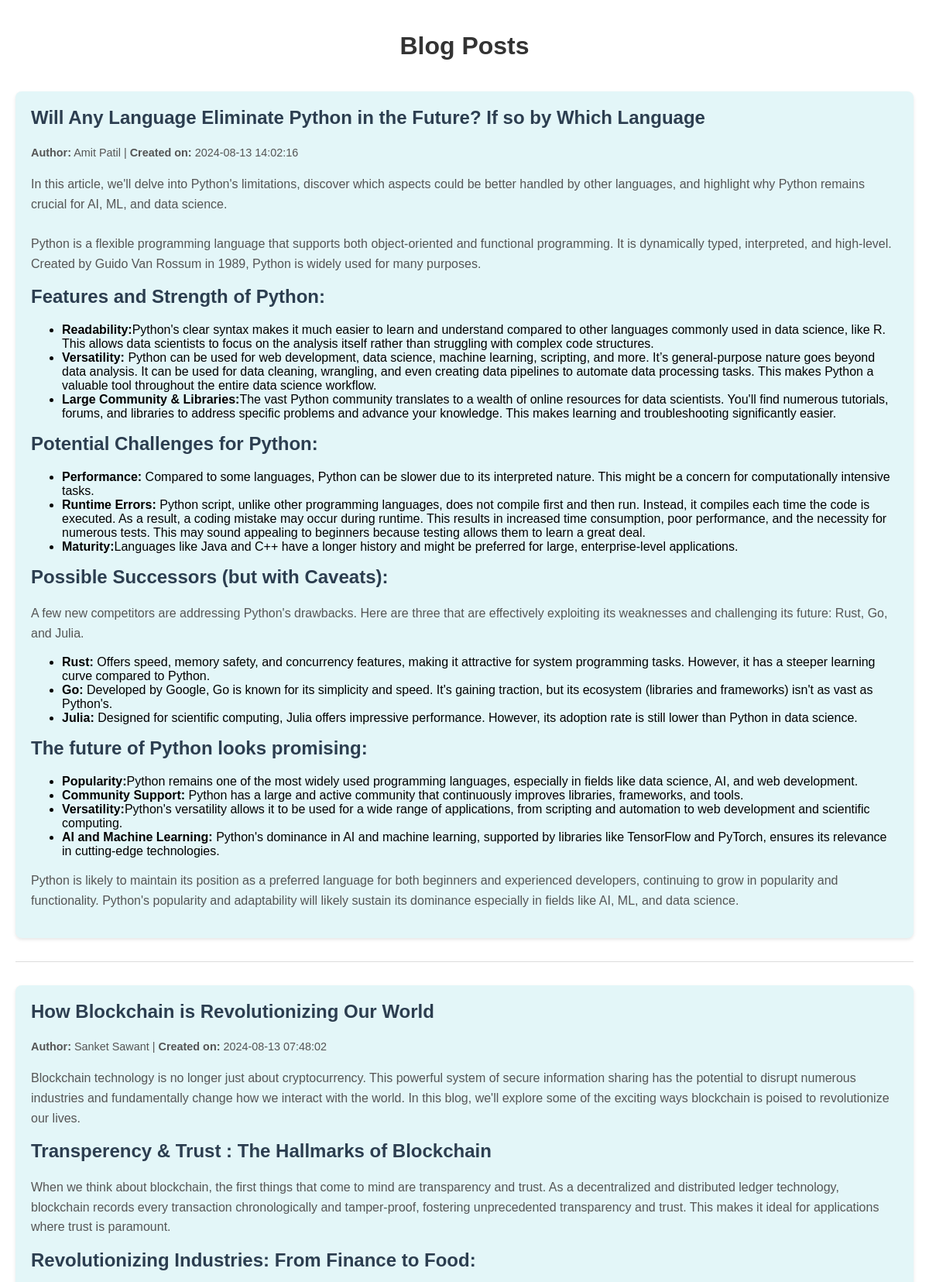
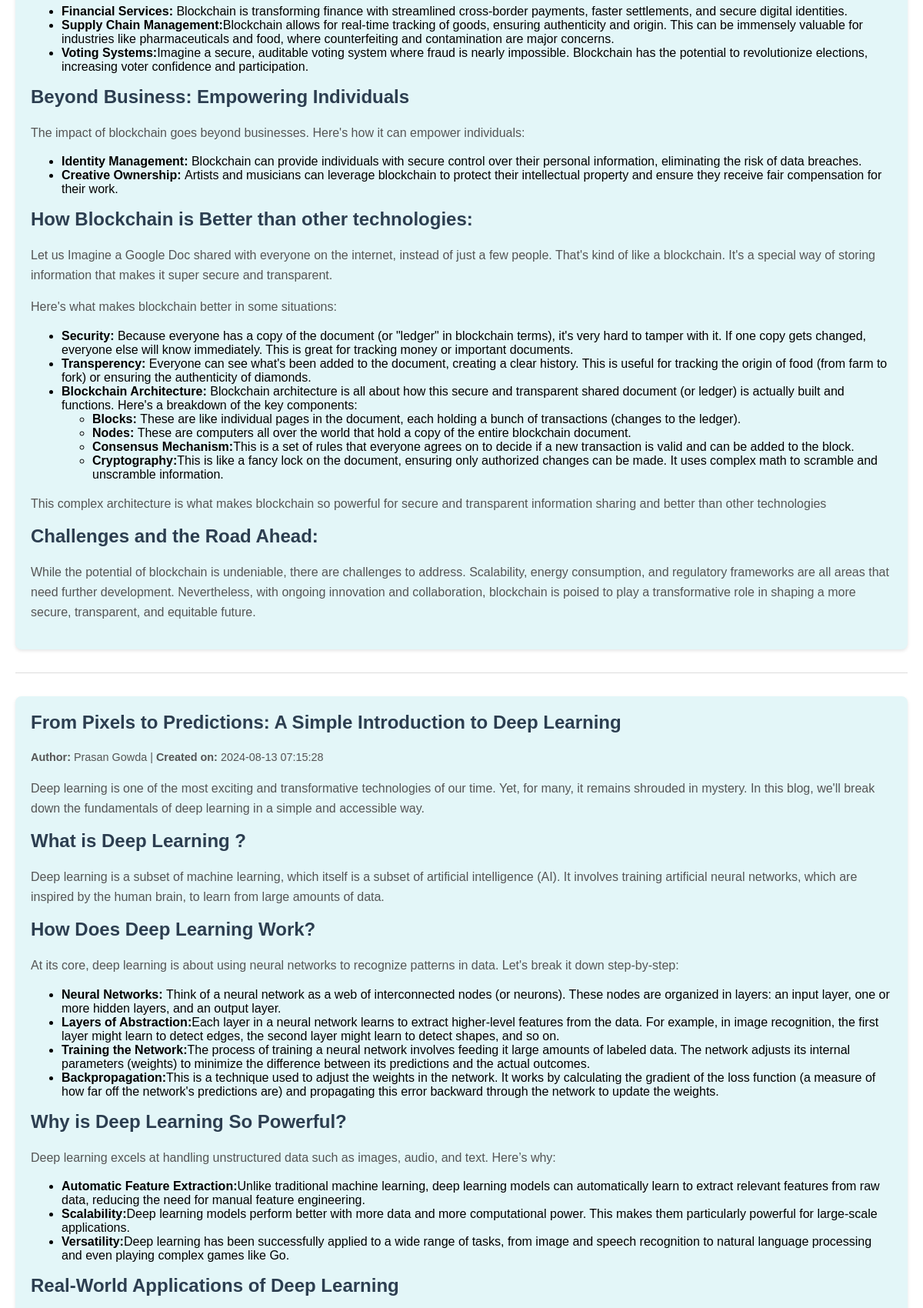
Page /blog (upper part) on the committed database (2 pictures, top to bottom).
### app.py (models this page shows, shortened)
class Blog(db.Model):
    id = db.Column(db.Integer, primary_key=True)
    author = db.Column(db.String(100), nullable=False)
    title = db.Column(db.String(100), nullable=False)
    text = db.Column(db.Text, nullable=False)
    created_date = db.Column(DateTime, default=datetime.now)
    published_date = db.Column(DateTime, nullable=True)

### app.py (the view)
@app.route('/blog')
def blog():
    blogs = Blog.query.order_by(Blog.created_date.desc()).all()
    return render_template('Blogs.html', blogs=blogs)

### templates/Blogs.html (shortened to what this page needs)
<!DOCTYPE html>
<html lang="en">
<head>
</head>
<body>
    <h1>Blog Posts</h1>
    {% for blog in blogs %}
    <div class="blog-post">
        <h2>{{ blog.title }}</h2>
        <p class="blog-meta">
            <strong>Author:</strong> {{ blog.author }} |
            <strong>Created on:</strong> {{ blog.created_date.strftime('%Y-%m-%d %H:%M:%S') }}
        </p>
        <p>{{ blog.text |safe }}</p>
    </div>
    <hr>
    {% endfor %}
</body>
</html>

### templates/Blogs.html (style rules this page uses)
body { font-family: Arial, sans-serif; margin: 0; padding: 20px; background-color: #ffffff; }
h1 { text-align: center; color: #333; margin-bottom: 40px; }
.blog-post { background-color: #E3F6F8; border-radius: 8px; box-shadow: 0 2px 4px rgba(0, 0, 0, 0.1); margin-bottom: 20px; padding: 20px; transition: transform 0.2s; }
.blog-post h2 { margin-top: 0; color: #2c3e50; }
.blog-post p { line-height: 1.6; color: #555; }
.blog-meta { font-size: 0.9em; color: #999; margin-bottom: 15px; }
hr { border: none; border-top: 1px solid #ddd; margin: 30px 0; }

### rows in the picture
Blog: title "Will Any Language Eliminate Python in the Future? If so by Which Language", author "Amit Patil", created_date "2024-08-13 14:02:16", text "In this article, we'll delve into Python's limitations, discover which aspects could be better handled by other languages, and highlight why Python remains crucial for AI, ML, and data science. Python is a flexible programming language that supports both object-oriented and functional programming. It is dynamically typed, interpreted, and high-level. Created by Guido Van Rossum in 1989, Python is widely used for many purposes. Features and Strength of Python: Readability: Python's clear syntax makes it much easier to learn and understand compared to other languages commonly used in data science, like R. This allows data scientists to focus on the analysis itself rather than struggling with…"
Blog: title "How Blockchain is Revolutionizing Our World", author "Sanket Sawant", created_date "2024-08-13 07:48:02", text "Blockchain technology is no longer just about cryptocurrency. This powerful system of secure information sharing has the potential to disrupt numerous industries and fundamentally change how we interact with the world. In this blog, we'll explore some of the exciting ways blockchain is poised to revolutionize our lives. Transperency & Trust : The Hallmarks of Blockchain When we think about blockchain, the first things that come to mind are transparency and trust. As a decentralized and distributed ledger technology, blockchain records every transaction chronologically and tamper-proof, fostering unprecedented transparency and trust. This makes it ideal for applications where trust is…"
Blog: title "From Pixels to Predictions: A Simple Introduction to Deep Learning", author "Prasan Gowda", created_date "2024-08-13 07:15:28", text "Deep learning is one of the most exciting and transformative technologies of our time. Yet, for many, it remains shrouded in mystery. In this blog, we'll break down the fundamentals of deep learning in a simple and accessible way. What is Deep Learning ? Deep learning is a subset of machine learning, which itself is a subset of artificial intelligence (AI). It involves training artificial neural networks, which are inspired by the human brain, to learn from large amounts of data. How Does Deep Learning Work? At its core, deep learning is about using neural networks to recognize patterns in data. Let's break it down step-by-step: Neural Networks: Think of a neural network as a web of…"
